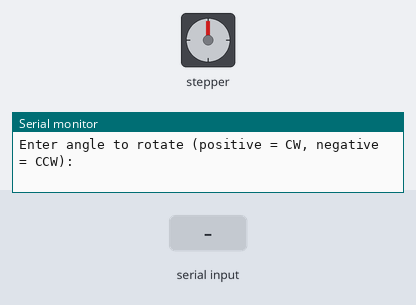
Bench run of a sketch on a simulated Arduino Uno, built with avr-gcc and run on an emulated ATmega328P. On the bench: stepper motor, the last lines printed to the serial monitor. Wiring (inferred from the names in the program): stepper motor driver (200 steps per turn assumed): step pin 3; direction pin 2. The inputs (shaded band) are chosen by the test bench.

Above: at 1.2 s.
1.3 s: "30,150\n" received over Serial
At 2.4 s:
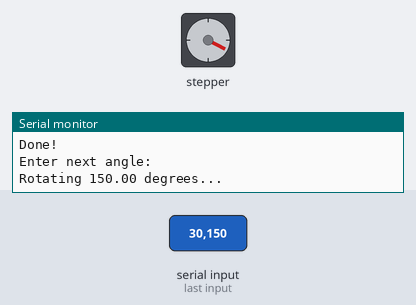
4.3 s: "5\n" received over Serial
At 4.52 s:
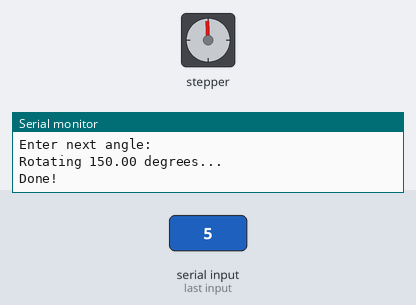
6.1 s: "200\n" received over Serial
At 7.0 s:
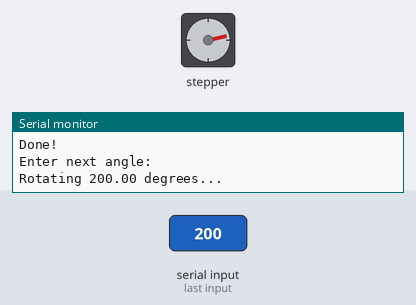
9.1 s: "30,150\n" received over Serial
12.1 s: "90,45\n" received over Serial
Timing chart, 0 to 16.1 s (numbered marks = the images above; inputs shaded):
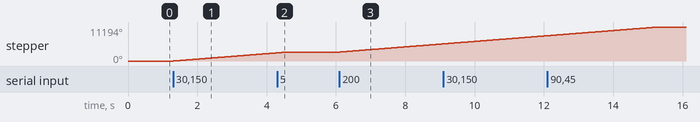

Measured:
- after the input at 1.3 s, stepper: keeps turning clockwise at about 896°/s, starting at once
- after the input at 6.1 s, stepper: keeps turning clockwise at about 897°/s, starting at once

The sketch:

basicMotorSpin.ino
```cpp
#define stepPin 3
#define dirPin 2

const int stepsPerRev = 200 * 16; // 200 steps, 16× microstepping

void setup() {
  pinMode(stepPin, OUTPUT);
  pinMode(dirPin, OUTPUT);

  Serial.begin(9600);
  Serial.println("Enter angle to rotate (positive = CW, negative = CCW):");
}

void loop() {
  if (Serial.available() > 0) {
    float angle = Serial.parseFloat(); // read angle as float
    Serial.print("Rotating ");
    Serial.print(angle);
    Serial.println(" degrees...");

    // Determine direction
    if (angle >= 0) {
      digitalWrite(dirPin, HIGH); // CW
    } else {
      digitalWrite(dirPin, LOW); // CCW
      angle = -angle; // make it positive for step count calculation
    }

    // Calculate steps to move
    int stepsToMove = (int)((angle / 360.0) * stepsPerRev);

    // Move the motor
    for (int i = 0; i < stepsToMove; i++) {
      digitalWrite(stepPin, HIGH);
      delayMicroseconds(1000);
      digitalWrite(stepPin, LOW);
      delayMicroseconds(1000);
    }

    Serial.println("Done!");
    Serial.println("Enter next angle:");
  }
}
```
